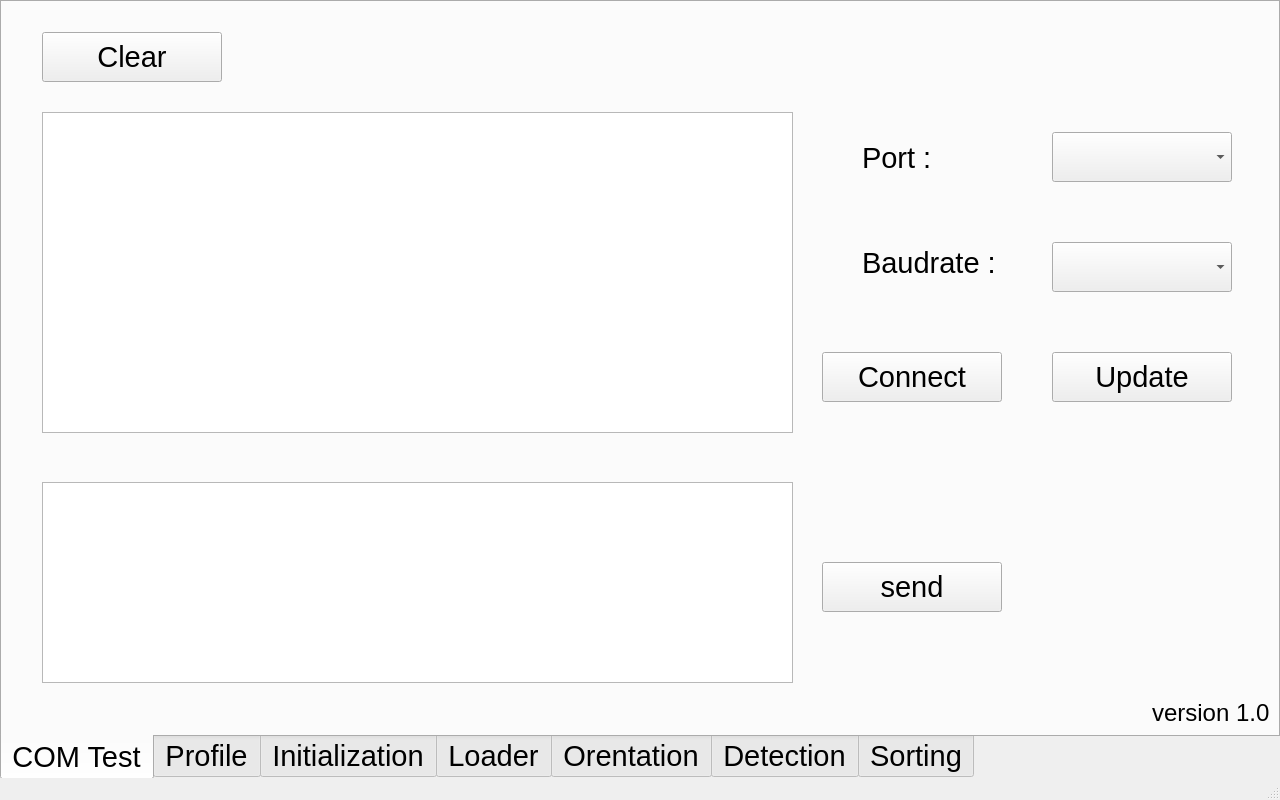
<?xml version="1.0" encoding="UTF-8"?>
<ui version="4.0">
 <class>MainWindow</class>
 <widget class="QMainWindow" name="MainWindow">
  <property name="geometry">
   <rect>
    <x>0</x>
    <y>0</y>
    <width>1280</width>
    <height>800</height>
   </rect>
  </property>
  <property name="minimumSize">
   <size>
    <width>1280</width>
    <height>800</height>
   </size>
  </property>
  <property name="maximumSize">
   <size>
    <width>1280</width>
    <height>800</height>
   </size>
  </property>
  <property name="windowTitle">
   <string>MainWindow</string>
  </property>
  <widget class="QWidget" name="centralwidget">
   <property name="maximumSize">
    <size>
     <width>1280</width>
     <height>800</height>
    </size>
   </property>
   <widget class="QTabWidget" name="tabWidget">
    <property name="geometry">
     <rect>
      <x>0</x>
      <y>0</y>
      <width>1280</width>
      <height>780</height>
     </rect>
    </property>
    <property name="sizePolicy">
     <sizepolicy hsizetype="Preferred" vsizetype="Preferred">
      <horstretch>0</horstretch>
      <verstretch>0</verstretch>
     </sizepolicy>
    </property>
    <property name="minimumSize">
     <size>
      <width>1280</width>
      <height>780</height>
     </size>
    </property>
    <property name="maximumSize">
     <size>
      <width>1280</width>
      <height>780</height>
     </size>
    </property>
    <property name="font">
     <font>
      <pointsize>22</pointsize>
     </font>
    </property>
    <property name="focusPolicy">
     <enum>Qt::TabFocus</enum>
    </property>
    <property name="layoutDirection">
     <enum>Qt::LeftToRight</enum>
    </property>
    <property name="tabPosition">
     <enum>QTabWidget::South</enum>
    </property>
    <property name="currentIndex">
     <number>0</number>
    </property>
    <widget class="QWidget" name="com_test">
     <attribute name="title">
      <string>COM Test</string>
     </attribute>
     <widget class="QTextEdit" name="textEdit_2">
      <property name="geometry">
       <rect>
        <x>40</x>
        <y>110</y>
        <width>751</width>
        <height>321</height>
       </rect>
      </property>
     </widget>
     <widget class="QTextEdit" name="sendData">
      <property name="geometry">
       <rect>
        <x>40</x>
        <y>480</y>
        <width>751</width>
        <height>201</height>
       </rect>
      </property>
     </widget>
     <widget class="QPushButton" name="sendBtn">
      <property name="geometry">
       <rect>
        <x>820</x>
        <y>560</y>
        <width>180</width>
        <height>50</height>
       </rect>
      </property>
      <property name="text">
       <string>send</string>
      </property>
     </widget>
     <widget class="QLabel" name="version">
      <property name="geometry">
       <rect>
        <x>1150</x>
        <y>690</y>
        <width>121</width>
        <height>41</height>
       </rect>
      </property>
      <property name="font">
       <font>
        <pointsize>18</pointsize>
       </font>
      </property>
      <property name="text">
       <string>version 1.0</string>
      </property>
     </widget>
     <widget class="QPushButton" name="connect">
      <property name="geometry">
       <rect>
        <x>820</x>
        <y>350</y>
        <width>180</width>
        <height>50</height>
       </rect>
      </property>
      <property name="text">
       <string>Connect</string>
      </property>
     </widget>
     <widget class="QComboBox" name="portList">
      <property name="geometry">
       <rect>
        <x>1050</x>
        <y>130</y>
        <width>180</width>
        <height>50</height>
       </rect>
      </property>
     </widget>
     <widget class="QComboBox" name="baudrateList">
      <property name="geometry">
       <rect>
        <x>1050</x>
        <y>240</y>
        <width>180</width>
        <height>50</height>
       </rect>
      </property>
     </widget>
     <widget class="QPushButton" name="updateBtn">
      <property name="geometry">
       <rect>
        <x>1050</x>
        <y>350</y>
        <width>180</width>
        <height>50</height>
       </rect>
      </property>
      <property name="text">
       <string>Update</string>
      </property>
     </widget>
     <widget class="QLabel" name="label">
      <property name="geometry">
       <rect>
        <x>860</x>
        <y>140</y>
        <width>81</width>
        <height>31</height>
       </rect>
      </property>
      <property name="text">
       <string>Port :</string>
      </property>
     </widget>
     <widget class="QLabel" name="label_2">
      <property name="geometry">
       <rect>
        <x>860</x>
        <y>240</y>
        <width>141</width>
        <height>41</height>
       </rect>
      </property>
      <property name="text">
       <string>Baudrate :</string>
      </property>
     </widget>
     <widget class="QPushButton" name="clearBtn">
      <property name="geometry">
       <rect>
        <x>40</x>
        <y>30</y>
        <width>180</width>
        <height>50</height>
       </rect>
      </property>
      <property name="text">
       <string>Clear</string>
      </property>
     </widget>
    </widget>
    <widget class="QWidget" name="tab">
     <attribute name="title">
      <string>Profile</string>
     </attribute>
     <widget class="QLabel" name="logo_6">
      <property name="geometry">
       <rect>
        <x>20</x>
        <y>20</y>
        <width>270</width>
        <height>80</height>
       </rect>
      </property>
      <property name="minimumSize">
       <size>
        <width>270</width>
        <height>80</height>
       </size>
      </property>
      <property name="maximumSize">
       <size>
        <width>270</width>
        <height>80</height>
       </size>
      </property>
      <property name="text">
       <string/>
      </property>
      <property name="pixmap">
       <pixmap>../../Downloads/calyxtract.jpeg</pixmap>
      </property>
      <property name="scaledContents">
       <bool>true</bool>
      </property>
     </widget>
     <widget class="QLabel" name="version_1">
      <property name="geometry">
       <rect>
        <x>1150</x>
        <y>690</y>
        <width>121</width>
        <height>41</height>
       </rect>
      </property>
      <property name="font">
       <font>
        <pointsize>18</pointsize>
       </font>
      </property>
      <property name="text">
       <string>version 1.0</string>
      </property>
     </widget>
    </widget>
    <widget class="QWidget" name="initialization">
     <attribute name="title">
      <string>Initialization</string>
     </attribute>
     <widget class="QLabel" name="logo">
      <property name="geometry">
       <rect>
        <x>20</x>
        <y>20</y>
        <width>270</width>
        <height>80</height>
       </rect>
      </property>
      <property name="minimumSize">
       <size>
        <width>270</width>
        <height>80</height>
       </size>
      </property>
      <property name="maximumSize">
       <size>
        <width>270</width>
        <height>80</height>
       </size>
      </property>
      <property name="text">
       <string/>
      </property>
      <property name="pixmap">
       <pixmap>../../Downloads/calyxtract.jpeg</pixmap>
      </property>
      <property name="scaledContents">
       <bool>true</bool>
      </property>
     </widget>
     <widget class="QWidget" name="layoutWidget">
      <property name="geometry">
       <rect>
        <x>0</x>
        <y>280</y>
        <width>1281</width>
        <height>281</height>
       </rect>
      </property>
      <layout class="QVBoxLayout" name="verticalLayout">
       <property name="spacing">
        <number>1</number>
       </property>
       <property name="leftMargin">
        <number>100</number>
       </property>
       <property name="rightMargin">
        <number>100</number>
       </property>
       <item>
        <widget class="QLabel" name="system">
         <property name="enabled">
          <bool>true</bool>
         </property>
         <property name="font">
          <font>
           <pointsize>41</pointsize>
          </font>
         </property>
         <property name="text">
          <string>System</string>
         </property>
         <property name="alignment">
          <set>Qt::AlignCenter</set>
         </property>
        </widget>
       </item>
       <item>
        <layout class="QHBoxLayout" name="horizontalLayout">
         <property name="spacing">
          <number>66</number>
         </property>
         <item>
          <widget class="QPushButton" name="start">
           <property name="sizePolicy">
            <sizepolicy hsizetype="Preferred" vsizetype="Preferred">
             <horstretch>0</horstretch>
             <verstretch>0</verstretch>
            </sizepolicy>
           </property>
           <property name="maximumSize">
            <size>
             <width>200</width>
             <height>50</height>
            </size>
           </property>
           <property name="font">
            <font>
             <pointsize>19</pointsize>
            </font>
           </property>
           <property name="styleSheet">
            <string notr="true">background:rgb(0, 170, 0);color:rgb(255, 255, 255);border-radius:5px;</string>
           </property>
           <property name="text">
            <string>Start</string>
           </property>
          </widget>
         </item>
         <item>
          <widget class="QPushButton" name="stop">
           <property name="sizePolicy">
            <sizepolicy hsizetype="Preferred" vsizetype="Preferred">
             <horstretch>0</horstretch>
             <verstretch>0</verstretch>
            </sizepolicy>
           </property>
           <property name="maximumSize">
            <size>
             <width>200</width>
             <height>50</height>
            </size>
           </property>
           <property name="styleSheet">
            <string notr="true">background:rgb(255, 0, 0);color:rgb(255, 255, 255);border-radius:5px;</string>
           </property>
           <property name="text">
            <string>Stop</string>
           </property>
          </widget>
         </item>
        </layout>
       </item>
      </layout>
     </widget>
     <widget class="QLabel" name="version_5">
      <property name="geometry">
       <rect>
        <x>1150</x>
        <y>690</y>
        <width>121</width>
        <height>41</height>
       </rect>
      </property>
      <property name="font">
       <font>
        <pointsize>18</pointsize>
       </font>
      </property>
      <property name="text">
       <string>version 1.0</string>
      </property>
     </widget>
    </widget>
    <widget class="QWidget" name="loader">
     <attribute name="title">
      <string>Loader</string>
     </attribute>
     <widget class="QLabel" name="logo_2">
      <property name="geometry">
       <rect>
        <x>20</x>
        <y>20</y>
        <width>270</width>
        <height>80</height>
       </rect>
      </property>
      <property name="minimumSize">
       <size>
        <width>270</width>
        <height>80</height>
       </size>
      </property>
      <property name="maximumSize">
       <size>
        <width>270</width>
        <height>80</height>
       </size>
      </property>
      <property name="text">
       <string/>
      </property>
      <property name="pixmap">
       <pixmap>../../Downloads/calyxtract.jpeg</pixmap>
      </property>
      <property name="scaledContents">
       <bool>true</bool>
      </property>
     </widget>
     <widget class="QPushButton" name="submit">
      <property name="geometry">
       <rect>
        <x>830</x>
        <y>530</y>
        <width>200</width>
        <height>50</height>
       </rect>
      </property>
      <property name="minimumSize">
       <size>
        <width>200</width>
        <height>50</height>
       </size>
      </property>
      <property name="maximumSize">
       <size>
        <width>200</width>
        <height>50</height>
       </size>
      </property>
      <property name="font">
       <font>
        <pointsize>16</pointsize>
       </font>
      </property>
      <property name="styleSheet">
       <string notr="true">background:rgb(0, 170, 0);color:rgb(255, 255, 255);border-radius:6px;</string>
      </property>
      <property name="text">
       <string>Submit</string>
      </property>
     </widget>
     <widget class="QWidget" name="layoutWidget_4">
      <property name="geometry">
       <rect>
        <x>690</x>
        <y>280</y>
        <width>481</width>
        <height>151</height>
       </rect>
      </property>
      <layout class="QVBoxLayout" name="verticalLayout_5">
       <item>
        <layout class="QHBoxLayout" name="horizontalLayout_5">
         <item>
          <widget class="QLabel" name="duration">
           <property name="font">
            <font>
             <pointsize>19</pointsize>
            </font>
           </property>
           <property name="text">
            <string>Duration</string>
           </property>
           <property name="alignment">
            <set>Qt::AlignCenter</set>
           </property>
          </widget>
         </item>
         <item>
          <widget class="QLabel" name="iteration">
           <property name="font">
            <font>
             <pointsize>19</pointsize>
            </font>
           </property>
           <property name="text">
            <string>Iteration</string>
           </property>
           <property name="alignment">
            <set>Qt::AlignCenter</set>
           </property>
          </widget>
         </item>
        </layout>
       </item>
       <item>
        <layout class="QHBoxLayout" name="horizontalLayout_6">
         <property name="spacing">
          <number>20</number>
         </property>
         <item>
          <widget class="QLineEdit" name="input_Duration">
           <property name="font">
            <font>
             <pointsize>19</pointsize>
            </font>
           </property>
          </widget>
         </item>
         <item>
          <widget class="QLineEdit" name="input_Iteration">
           <property name="font">
            <font>
             <pointsize>19</pointsize>
            </font>
           </property>
          </widget>
         </item>
        </layout>
       </item>
      </layout>
     </widget>
     <widget class="QWidget" name="layoutWidget_5">
      <property name="geometry">
       <rect>
        <x>100</x>
        <y>280</y>
        <width>171</width>
        <height>251</height>
       </rect>
      </property>
      <layout class="QVBoxLayout" name="verticalLayout_6">
       <item>
        <widget class="QCheckBox" name="device1">
         <property name="font">
          <font>
           <pointsize>19</pointsize>
          </font>
         </property>
         <property name="text">
          <string>Device 1</string>
         </property>
        </widget>
       </item>
       <item>
        <widget class="QCheckBox" name="device2">
         <property name="font">
          <font>
           <pointsize>19</pointsize>
          </font>
         </property>
         <property name="text">
          <string>Device 2</string>
         </property>
        </widget>
       </item>
       <item>
        <widget class="QCheckBox" name="device3">
         <property name="font">
          <font>
           <pointsize>19</pointsize>
          </font>
         </property>
         <property name="text">
          <string>Device 3</string>
         </property>
        </widget>
       </item>
      </layout>
     </widget>
     <widget class="QLabel" name="version_6">
      <property name="geometry">
       <rect>
        <x>1150</x>
        <y>690</y>
        <width>121</width>
        <height>41</height>
       </rect>
      </property>
      <property name="font">
       <font>
        <pointsize>18</pointsize>
       </font>
      </property>
      <property name="text">
       <string>version 1.0</string>
      </property>
     </widget>
    </widget>
    <widget class="QWidget" name="orentation">
     <attribute name="title">
      <string>Orentation</string>
     </attribute>
     <widget class="QLabel" name="logo_3">
      <property name="geometry">
       <rect>
        <x>20</x>
        <y>20</y>
        <width>270</width>
        <height>80</height>
       </rect>
      </property>
      <property name="sizePolicy">
       <sizepolicy hsizetype="Preferred" vsizetype="Preferred">
        <horstretch>0</horstretch>
        <verstretch>0</verstretch>
       </sizepolicy>
      </property>
      <property name="maximumSize">
       <size>
        <width>270</width>
        <height>80</height>
       </size>
      </property>
      <property name="text">
       <string/>
      </property>
      <property name="pixmap">
       <pixmap>../../Downloads/calyxtract.jpeg</pixmap>
      </property>
      <property name="scaledContents">
       <bool>true</bool>
      </property>
     </widget>
     <widget class="QWidget" name="layoutWidget">
      <property name="geometry">
       <rect>
        <x>0</x>
        <y>490</y>
        <width>1271</width>
        <height>171</height>
       </rect>
      </property>
      <layout class="QVBoxLayout" name="verticalLayout_3">
       <item>
        <widget class="QLabel" name="channel">
         <property name="font">
          <font>
           <pointsize>21</pointsize>
          </font>
         </property>
         <property name="text">
          <string>Channel</string>
         </property>
         <property name="alignment">
          <set>Qt::AlignCenter</set>
         </property>
        </widget>
       </item>
       <item>
        <layout class="QHBoxLayout" name="horizontalLayout_4">
         <item>
          <widget class="QPushButton" name="shifin">
           <property name="sizePolicy">
            <sizepolicy hsizetype="Preferred" vsizetype="Preferred">
             <horstretch>0</horstretch>
             <verstretch>0</verstretch>
            </sizepolicy>
           </property>
           <property name="maximumSize">
            <size>
             <width>150</width>
             <height>50</height>
            </size>
           </property>
           <property name="font">
            <font>
             <pointsize>15</pointsize>
            </font>
           </property>
           <property name="styleSheet">
            <string notr="true">background:rgb(0, 170, 0);color:rgb(255, 255, 255);border-radius:6px;</string>
           </property>
           <property name="text">
            <string>Shift In</string>
           </property>
          </widget>
         </item>
        </layout>
       </item>
      </layout>
     </widget>
     <widget class="QWidget" name="layoutWidget_2">
      <property name="geometry">
       <rect>
        <x>0</x>
        <y>220</y>
        <width>631</width>
        <height>161</height>
       </rect>
      </property>
      <layout class="QVBoxLayout" name="verticalLayout_2">
       <item>
        <widget class="QLabel" name="pod">
         <property name="font">
          <font>
           <pointsize>21</pointsize>
          </font>
         </property>
         <property name="text">
          <string>Pod</string>
         </property>
         <property name="alignment">
          <set>Qt::AlignCenter</set>
         </property>
        </widget>
       </item>
       <item>
        <layout class="QHBoxLayout" name="horizontalLayout_2">
         <property name="spacing">
          <number>10</number>
         </property>
         <property name="leftMargin">
          <number>0</number>
         </property>
         <item>
          <widget class="QPushButton" name="accept">
           <property name="sizePolicy">
            <sizepolicy hsizetype="Preferred" vsizetype="Preferred">
             <horstretch>0</horstretch>
             <verstretch>0</verstretch>
            </sizepolicy>
           </property>
           <property name="maximumSize">
            <size>
             <width>150</width>
             <height>50</height>
            </size>
           </property>
           <property name="font">
            <font>
             <pointsize>15</pointsize>
            </font>
           </property>
           <property name="styleSheet">
            <string notr="true">background:rgb(0, 170, 0);color:rgb(255, 255, 255);border-radius:6px;</string>
           </property>
           <property name="text">
            <string>Accept</string>
           </property>
          </widget>
         </item>
         <item>
          <widget class="QPushButton" name="reject">
           <property name="sizePolicy">
            <sizepolicy hsizetype="Preferred" vsizetype="Preferred">
             <horstretch>0</horstretch>
             <verstretch>0</verstretch>
            </sizepolicy>
           </property>
           <property name="maximumSize">
            <size>
             <width>150</width>
             <height>50</height>
            </size>
           </property>
           <property name="font">
            <font>
             <pointsize>15</pointsize>
            </font>
           </property>
           <property name="styleSheet">
            <string notr="true">background:rgb(0, 170, 0);color:rgb(255, 255, 255);border-radius:6px;</string>
           </property>
           <property name="text">
            <string>Reject</string>
           </property>
          </widget>
         </item>
        </layout>
       </item>
      </layout>
     </widget>
     <widget class="QWidget" name="layoutWidget_3">
      <property name="geometry">
       <rect>
        <x>630</x>
        <y>220</y>
        <width>661</width>
        <height>161</height>
       </rect>
      </property>
      <layout class="QVBoxLayout" name="verticalLayout_4">
       <item>
        <widget class="QLabel" name="rotate">
         <property name="font">
          <font>
           <pointsize>21</pointsize>
          </font>
         </property>
         <property name="text">
          <string>Rotate</string>
         </property>
         <property name="alignment">
          <set>Qt::AlignCenter</set>
         </property>
        </widget>
       </item>
       <item>
        <layout class="QHBoxLayout" name="horizontalLayout_3">
         <property name="spacing">
          <number>10</number>
         </property>
         <property name="leftMargin">
          <number>0</number>
         </property>
         <property name="rightMargin">
          <number>0</number>
         </property>
         <item>
          <widget class="QPushButton" name="clockwise">
           <property name="sizePolicy">
            <sizepolicy hsizetype="Preferred" vsizetype="Preferred">
             <horstretch>0</horstretch>
             <verstretch>0</verstretch>
            </sizepolicy>
           </property>
           <property name="maximumSize">
            <size>
             <width>150</width>
             <height>50</height>
            </size>
           </property>
           <property name="font">
            <font>
             <pointsize>15</pointsize>
            </font>
           </property>
           <property name="styleSheet">
            <string notr="true">background:rgb(0, 170, 0);color:rgb(255, 255, 255);border-radius:6px;</string>
           </property>
           <property name="text">
            <string>ClockWise</string>
           </property>
          </widget>
         </item>
         <item>
          <widget class="QPushButton" name="anticolckwise">
           <property name="sizePolicy">
            <sizepolicy hsizetype="Preferred" vsizetype="Preferred">
             <horstretch>0</horstretch>
             <verstretch>0</verstretch>
            </sizepolicy>
           </property>
           <property name="maximumSize">
            <size>
             <width>150</width>
             <height>50</height>
            </size>
           </property>
           <property name="font">
            <font>
             <pointsize>15</pointsize>
            </font>
           </property>
           <property name="styleSheet">
            <string notr="true">background:rgb(0, 170, 0);color:rgb(255, 255, 255);border-radius:6px;</string>
           </property>
           <property name="text">
            <string>AntiClockWise</string>
           </property>
          </widget>
         </item>
        </layout>
       </item>
      </layout>
     </widget>
     <widget class="QLabel" name="version_4">
      <property name="geometry">
       <rect>
        <x>1150</x>
        <y>690</y>
        <width>121</width>
        <height>41</height>
       </rect>
      </property>
      <property name="font">
       <font>
        <pointsize>18</pointsize>
       </font>
      </property>
      <property name="text">
       <string>version 1.0</string>
      </property>
     </widget>
    </widget>
    <widget class="QWidget" name="detection">
     <attribute name="title">
      <string>Detection</string>
     </attribute>
     <widget class="QLabel" name="logo_4">
      <property name="geometry">
       <rect>
        <x>-1</x>
        <y>0</y>
        <width>270</width>
        <height>80</height>
       </rect>
      </property>
      <property name="minimumSize">
       <size>
        <width>270</width>
        <height>80</height>
       </size>
      </property>
      <property name="maximumSize">
       <size>
        <width>270</width>
        <height>80</height>
       </size>
      </property>
      <property name="text">
       <string/>
      </property>
      <property name="pixmap">
       <pixmap>../../Downloads/calyxtract.jpeg</pixmap>
      </property>
      <property name="scaledContents">
       <bool>true</bool>
      </property>
     </widget>
     <widget class="QLabel" name="version_7">
      <property name="geometry">
       <rect>
        <x>1150</x>
        <y>690</y>
        <width>121</width>
        <height>41</height>
       </rect>
      </property>
      <property name="font">
       <font>
        <pointsize>18</pointsize>
       </font>
      </property>
      <property name="text">
       <string>version 1.0</string>
      </property>
     </widget>
    </widget>
    <widget class="QWidget" name="sorting_2">
     <attribute name="title">
      <string>Sorting</string>
     </attribute>
     <widget class="QLabel" name="logo_5">
      <property name="geometry">
       <rect>
        <x>0</x>
        <y>0</y>
        <width>270</width>
        <height>80</height>
       </rect>
      </property>
      <property name="minimumSize">
       <size>
        <width>270</width>
        <height>80</height>
       </size>
      </property>
      <property name="maximumSize">
       <size>
        <width>270</width>
        <height>80</height>
       </size>
      </property>
      <property name="text">
       <string/>
      </property>
      <property name="pixmap">
       <pixmap>../../Downloads/calyxtract.jpeg</pixmap>
      </property>
      <property name="scaledContents">
       <bool>true</bool>
      </property>
     </widget>
     <widget class="QLabel" name="version_2">
      <property name="geometry">
       <rect>
        <x>1150</x>
        <y>690</y>
        <width>121</width>
        <height>41</height>
       </rect>
      </property>
      <property name="font">
       <font>
        <pointsize>18</pointsize>
       </font>
      </property>
      <property name="text">
       <string>version 1.0</string>
      </property>
     </widget>
    </widget>
   </widget>
  </widget>
  <widget class="QStatusBar" name="statusbar"/>
 </widget>
 <resources/>
 <connections/>
</ui>
